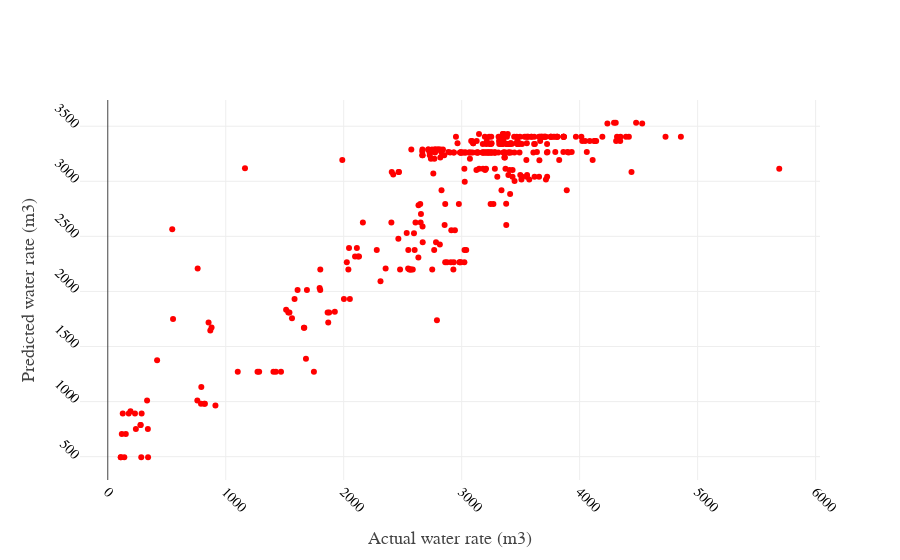

Here is the notebook cell this chart was saved with:
### Code cell
y_pred_ada = scaler_y.inverse_transform(model_ada.predict(x_test).reshape(-1,1))
trace1 = go.Scatter(x = y_act.reshape(-1,),
                    y = y_pred_ada.reshape(-1,),
                   name = "Actual",
                   mode = 'markers',
                   line=dict(width=10),
                   marker = dict(
                    color = 'rgb(255, 0, 0)'))
data = [trace1]
layout = go.Layout(
    xaxis=dict(
        title='Actual water rate (m3)',
        titlefont=dict(
            family='Arial, sans-serif',
            size=18,
            #color='lightgrey'
        ),
        showticklabels=True,
        tickangle=45,
        tickfont=dict(
            family='Old Standard TT, serif',
            size=14,
            color='black'
        ),
        exponentformat='e',
        showexponent='all'
    ),
    yaxis=dict(
        title='Predicted water rate (m3)',
        titlefont=dict(
            family='Arial, sans-serif',
            size=18,
            #color='lightgrey'
        ),
        showticklabels=True,
        tickangle=45,
        tickfont=dict(
            family='Old Standard TT, serif',
            size=14,
            color='black'
        ),
        exponentformat='e',
        showexponent='all'
    )
)
fig = go.Figure(data=data, layout = layout)
py.iplot(fig)

### Figure 1 — Plotly figure (JSON) as saved in the notebook; plotly's stock layout.template omitted (floating-point values rounded to 4 significant figures; data arrays with more than 128 entries replaced by an {"elided": "..."} marker saying what was removed)
{"data": [{"line": {"width": 10}, "marker": {"color": "rgb(255, 0, 0)"}, "mode": "markers", "name": "Actual", "type": "scatter", "uid": "32d801ed-2dbd-43b3-accd-f95162662c90", "x": {"elided": "355 float values"}, "y": {"elided": "355 float values"}}], "layout": {"xaxis": {"exponentformat": "e", "showexponent": "all", "showticklabels": true, "tickangle": 45, "tickfont": {"color": "black", "family": "Old Standard TT, serif", "size": 14}, "title": {"font": {"family": "Arial, sans-serif", "size": 18}, "text": "Actual water rate (m3)"}}, "yaxis": {"exponentformat": "e", "showexponent": "all", "showticklabels": true, "tickangle": 45, "tickfont": {"color": "black", "family": "Old Standard TT, serif", "size": 14}, "title": {"font": {"family": "Arial, sans-serif", "size": 18}, "text": "Predicted water rate (m3)"}}}}
